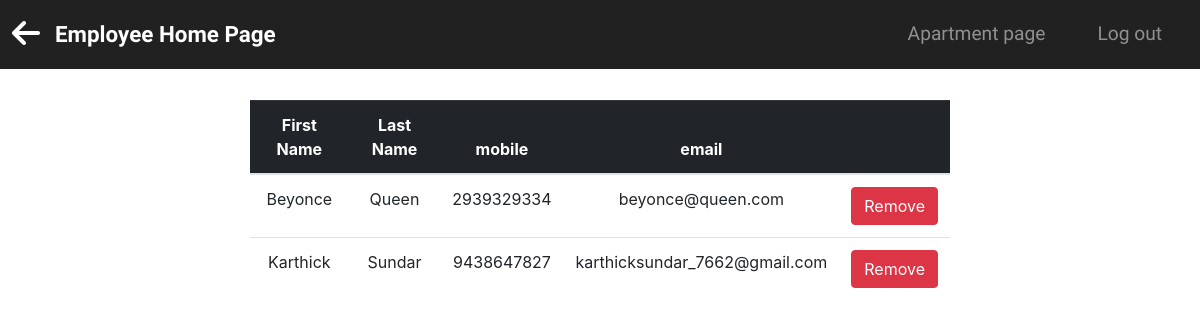
/rem_list/8 (signed in), run on an earlier commit of the app's database.
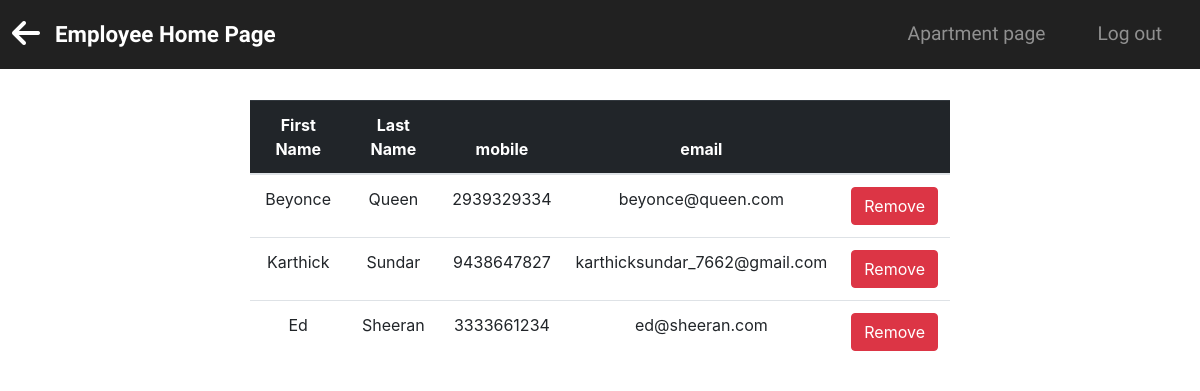
And on a later commit of the database.
### rems/models.py (models this page shows, shortened)
class Employee(db.Model):
    __tablename__ = 'employee'
    id = db.Column(db.Integer, primary_key=True)
    fname = db.Column(db.String(25), index=True, unique=False)
    lname = db.Column(db.String(25), index=True, unique=False)
    mobile = db.Column(db.String(10), index=True, unique=True)
    emer_num = db.Column(db.String(10), index=False, unique=False)
    dob = db.Column(db.DateTime, nullable=False)
    email = db.Column(db.String(120), index=True, unique=True)
    gender = db.Column(db.String(10), index=True, unique=False)
    service_id = db.Column(db.Integer, db.ForeignKey('service.id'))
    user = db.relationship("User", uselist=False, backref="employee")
    receiver = db.relationship("Transaction", uselist=False, backref="employee")

### rems/routes.py (the view)
@app.route('/rem_list/<int:id>')
def emp_list(id):
    headings = ("First Name", "Last Name", "mobile", "email", " ")
    emps = Employee.query.filter_by(service_id=id).all()
    return render_template('emp_rlist.html', headings=headings, data=emps)

### rems/models.py (called while the page is built)
@login.user_loader
def load_user(id):
    return User.query.get(int(id))

### rems/templates/emp_rlist.html (shortened to what this page needs)
{% extends 'removal_list.html' %}
{% block nav %}
    <a href="{{ url_for('rem_employee') }}"><i class="fas fa-arrow-left fa-2x"></i></a>
{% endblock %}
{% block content %}
    <table class="table table-hover">
        <thead class="table-dark">
        <tr>
            {% for header in headings %}
                <th>{{ header }}</th>
            {% endfor %}
        </tr>
        </thead>
        {% for emp in data %}
            <tr>
                <td> {{ emp.fname }}</td>
                <td> {{ emp.lname }} </td>
                <td> {{ emp.mobile }} </td>
                <td> {{ emp.email }} </td>
                <td>
                    <button type="button" class="btn btn-danger "><a
                            href="{{ url_for('delete_emp',id=emp.id) }}" class="anchor">Remove</a></button>
                </td>
            </tr>
        {% endfor %}
    </table>
{% endblock %}

### rems/templates/removal_list.html (shortened to what this page needs)
<!DOCTYPE html>
<html lang="en">
<head>
    <link href="//maxcdn.bootstrapcdn.com/bootstrap/4.1.1/css/bootstrap.min.css" rel="stylesheet" id="bootstrap-css">
    <link rel="stylesheet" type="text/css" href="{{ url_for('static', filename= 'css/list.css') }}">
</head>
<body>
<section id="title">
    <div class="container-fluid">
        <nav class="navbar navbar-expand-lg navbar-dark fixed-top">
            {% block nav %}
            {% endblock %}
            <a class="navbar-brand " href="{{ url_for('home2') }}">Employee Home Page</a>
            <div class="collapse navbar-collapse" id="navbarSupportedContent">
                <ul class="navbar-nav ml-auto">
                    <li class="nav-item">
                        <a class="nav-link" href="{{ url_for('index') }}">Apartment page</a>
                    </li>
                    <li class="nav-item">
                        <a class="nav-link" href="{{ url_for('logout') }}">Log out</a>
                    </li>
                </ul>
            </div>
        </nav>
    </div>
</section>
<section class="white-section">
    {% block content %}
    {% endblock %}
</section>
</body>
</html>

### rems/static/css/list.css (style rules this page uses)
.white-section { padding-top: 100px; width: 700px; text-align: center; margin: auto; }
#title { text-align: center; }
.fas { color: #fff; padding-right: 15px; }
.navbar { padding: 1%; background-color:#212121; }
.navbar-brand { font-family: "Ubuntu"; font-size: 1.4rem; font-weight: bold; }
.nav-item { padding: 0 18px; font-family: "Ubuntu"; }
.nav-link { font-size: 1.2rem; font-family: "Ubuntu"; }
.anchor { color: #fff; text-decoration: none; }

What changed in the data, as far as the page shows it:
added Employee: fname "Ed", lname "Sheeran", mobile "3333661234", email "ed@sheeran.com"
